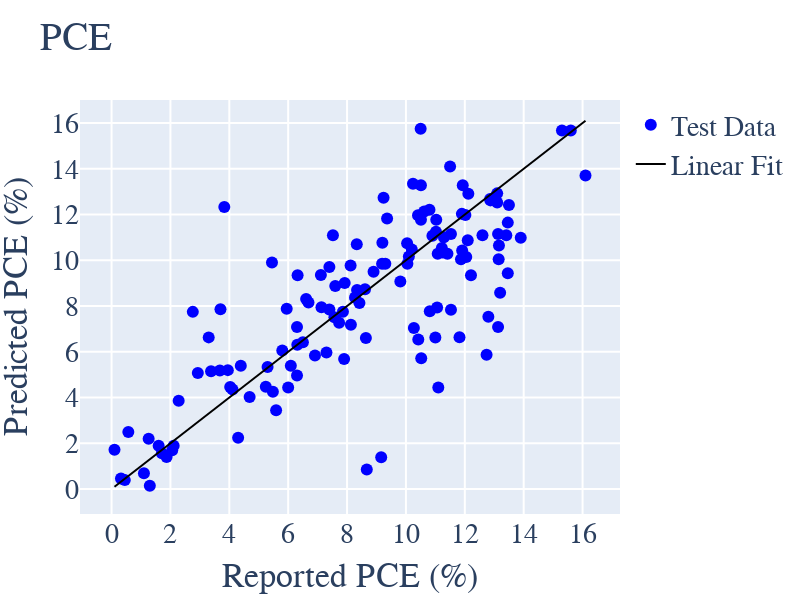

Notebook code for this chart:
### Code cell
import plotly
import plotly.graph_objs as go
from plotly.offline import iplot
plotly.offline.init_notebook_mode(connected=True)

layout0= go.Layout(title= "PCE", hovermode= 'closest',
                   font = dict(family='Times New Roman',size=28),
                   xaxis= dict(title= 'Reported PCE (%)',zeroline= False, gridwidth= 2, dtick=2),
                   yaxis= dict(title= 'Predicted PCE (%)',zeroline= False, gridwidth= 2),#range=[-350,3750]),
                   height=600,
                   width=800,
                   showlegend= True                 
)

fit  = np.linspace(min(y_test), max(y_test))
trace0 = go.Scatter(x = y_test, y = pred, mode = 'markers', marker= dict(size= 12, color= 'blue'),name='Test Data')
# trace1 = go.Scatter(x = test_outputs ,y = y_pred, mode = 'markers', text=test_inputs.index,marker= dict(size= 12, color= 'red'), 
#                     error_y = dict(type='data',array=y_std,visible=True),name='Testing Data')
trace2 = go.Scatter(x = fit ,y = fit, mode = 'lines', marker= dict(size= 12, color= 'black'), text = 'Fit',name='Linear Fit')

data = [trace0,trace2]
fig= go.Figure(data, layout=layout0)
iplot(fig)

### Figure 1 — Plotly figure (JSON) as saved in the notebook; plotly's stock layout.template omitted (floating-point values rounded to 4 significant figures; data arrays with more than 128 entries replaced by an {"elided": "..."} marker saying what was removed)
{"data": [{"marker": {"color": "blue", "size": 12}, "mode": "markers", "name": "Test Data", "type": "scatter", "x": {"elided": "132 float values"}, "y": {"elided": "132 float values"}}, {"marker": {"color": "black", "size": 12}, "mode": "lines", "name": "Linear Fit", "text": "Fit", "type": "scatter", "x": [0.1, 0.4265, 0.7531, 1.08, 1.406, 1.733, 2.059, 2.386, 2.712, 3.039, 3.365, 3.692, 4.018, 4.345, 4.671, 4.998, 5.324, 5.651, 5.978, 6.304, 6.631, 6.957, 7.284, 7.61, 7.937, 8.263, 8.59, 8.916, 9.243, 9.569, 9.896, 10.22, 10.55, 10.88, 11.2, 11.53, 11.86, 12.18, 12.51, 12.83, 13.16, 13.49, 13.81, 14.14, 14.47, 14.79, 15.12, 15.45, 15.77, 16.1], "y": [0.1, 0.4265, 0.7531, 1.08, 1.406, 1.733, 2.059, 2.386, 2.712, 3.039, 3.365, 3.692, 4.018, 4.345, 4.671, 4.998, 5.324, 5.651, 5.978, 6.304, 6.631, 6.957, 7.284, 7.61, 7.937, 8.263, 8.59, 8.916, 9.243, 9.569, 9.896, 10.22, 10.55, 10.88, 11.2, 11.53, 11.86, 12.18, 12.51, 12.83, 13.16, 13.49, 13.81, 14.14, 14.47, 14.79, 15.12, 15.45, 15.77, 16.1]}], "layout": {"font": {"family": "Times New Roman", "size": 28}, "height": 600, "hovermode": "closest", "showlegend": true, "title": {"text": "PCE"}, "width": 800, "xaxis": {"dtick": 2, "gridwidth": 2, "title": {"text": "Reported PCE (%)"}, "zeroline": false}, "yaxis": {"gridwidth": 2, "title": {"text": "Predicted PCE (%)"}, "zeroline": false}}}
